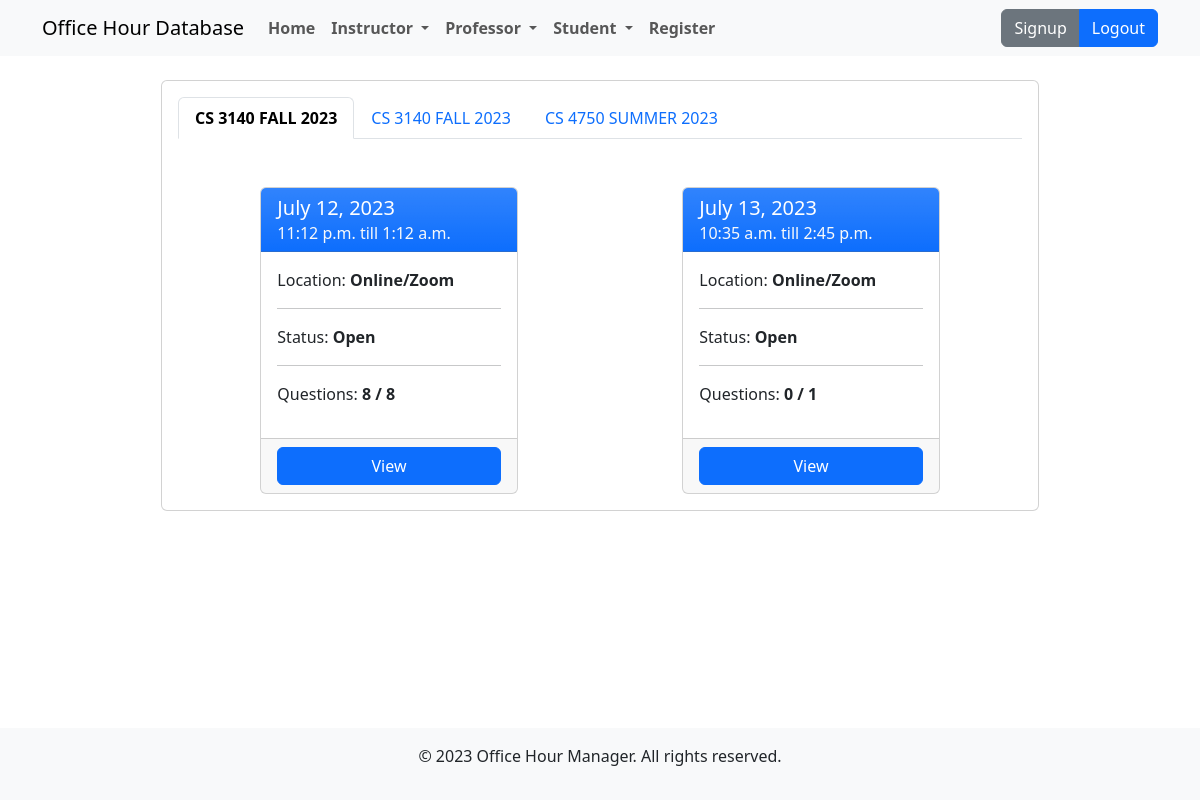
The page /instructor/office-hours/list/ (signed in) on the database its author committed.
### website/models/core_models.py (models this page shows, shortened)
class AutoValidateMixin:
    def save(self, **kwargs):
        def has_and_callable(obj, name):
            return hasattr(obj, name) and callable(getattr(obj, name))
        if has_and_callable(super(), 'full_clean') and has_and_callable(super(), 'save'):
            full_clean = getattr(super(), 'full_clean')
            save = getattr(super(), 'save')
            full_clean()
            save(**kwargs)
        else:
            raise AttributeError('Error! The object does not have a save() or full_clean() method'
                                 'Please ensure that the mixin is the first item in the inheritance hierarchy.')

class Class(AutoValidateMixin, models.Model):
    class_course = models.ForeignKey(Course, on_delete=models.CASCADE)
    class_semester = models.ForeignKey(Semester, on_delete=models.CASCADE)
    def __str__(self):
        return f'{self.class_course.course_subject} {self.class_course.course_catalog_number} {self.class_semester}'
    def get_ohs_from_user_or_none(self, user):
        instructor = Instructor.objects.filter(instructor_user=user).first()
        if instructor:
            return OfficeHourSession.objects.filter(ohs_class=self, ohs_instructor=instructor)
        else:
            return None

class Course(AutoValidateMixin, models.Model):
    course_subject = models.CharField(max_length=8)
    course_catalog_number = models.CharField(max_length=4)
    class Meta:
        constraints = [
            models.constraints.UniqueConstraint(
                fields=['course_subject', 'course_catalog_number'],
                name='unique_course'
            )
        ]

class Semester(AutoValidateMixin, models.Model):
    semester_name = models.CharField(max_length=8, choices=SemesterChoices.choices)
    semester_year = models.IntegerField()
    class Meta:
        constraints = [
            models.constraints.UniqueConstraint(
                fields=['semester_name', 'semester_year'],
                name='unique_semester'
            )
        ]
    def __str__(self):
        return f'{self.semester_name} {self.semester_year}'

class OfficeHourSession(AutoValidateMixin, models.Model):
    ohs_instructor = models.ForeignKey(Instructor, on_delete=models.CASCADE)
    ohs_start_time = models.DateTimeField()
    ohs_end_time = models.DateTimeField()
    ohs_status = models.CharField(choices=OHSStatus.choices, default=OHSStatus.OPEN, max_length=6)
    ohs_class = models.ForeignKey(Class, on_delete=models.CASCADE)
    ohs_location = models.ForeignKey(Location, on_delete=models.CASCADE)
    def __get_ohq_type__(self, *ohq_status):
        return OfficeHourQuestion.objects.filter(ohq_ohs=self, ohq_status__in=ohq_status)
    def get_closed_ohqs(self):
        return self.__get_ohq_type__(OHQStatus.ANSWERED, OHQStatus.UNANSWERED)

class Location(AutoValidateMixin, models.Model):
    location_name = models.CharField(max_length=32, unique=True)

class OfficeHourQuestion(AutoValidateMixin, models.Model):
    ohq_ohs = models.ForeignKey(OfficeHourSession, on_delete=models.CASCADE)
    ohq_assignment = models.ForeignKey(Assignment, on_delete=models.CASCADE, null=True, blank=True)
    ohq_student = models.ForeignKey(Student, on_delete=models.CASCADE)
    ohq_topics = models.ManyToManyField(CourseTopic)
    ohq_student_comment = models.CharField(max_length=256, blank=True)
    ohq_instructor_comment = models.CharField(max_length=256, blank=True)
    ohq_status = models.CharField(choices=OHQStatus.choices, max_length=16, default=OHQStatus.PENDING)
    ohq_opened_at = models.DateTimeField()  # When the question was submitted to be answered
    ohq_closed_at = models.DateTimeField(null=True,
                                         blank=True)  # When the question status was set to something other than Pending

### website/views/instructor/office_hour_views.py (the view)
# urls.py: path('instructor/office-hours/list/', website_views.ohs_list,
@instructor_or_superuser_required()
def ohs_list(request):
    classes = Registration.get_instructor_classes(request.user)
    office_hours = {class_obj: class_obj.get_ohs_from_user_or_none(request.user) for class_obj in classes}
    return render(
        request, 'website/instructor/office-hour/ohs-list.html',
        {
            'classes': classes,
            'class_office_hours_dict': office_hours,
        }
    )

### website/models/account_models.py (called while the page is built)
def _get_univ_mem_(user):
    if type(user) == Student:
        user = user.student_user
    elif type(user) == Instructor:
        user = user.instructor_user
    elif type(user) == Professor:
        user = user.prof_instructor.instructor_user
    elif type(user) == TeachingAssistant:
        user = user.ta_instructor.instructor_user
    else:
        user = user
    return user

### website/models/core_models.py (called while the page is built)
    @staticmethod
    def get_classes_where_enrolled_as(reg_user, reg_types: [RegistrationType]):
        registration = Registration.objects.filter(
            reg_user=_get_univ_mem_(reg_user),
            reg_type__in=reg_types
        )
        return [reg.reg_class for reg in registration]

    @staticmethod
    def get_instructor_classes(reg_user):
        return Registration.get_classes_where_enrolled_as(
            reg_user=reg_user,
            reg_types=[RegistrationType.TEACHING_ASSISTANT, RegistrationType.PROFESSOR]
        )

### website/templatetags/utility_tags.py (called while the page is built)
@register.filter
def get(obj, key):
    return obj.__getitem__(key) if obj.__contains__(key) else ''

### templates/website/instructor/office-hour/ohs-list.html (shortened to what this page needs)
{% extends 'website/component/base.html' %}
{% load utility_tags %}
{% block content %}
    <section x-cloak class="card m-4" x-data="{selectedCourse: {{ classes.0.id }}}">
        <div class="card-body">
            <ul class="nav nav-tabs" id="tab-bar" role="tablist">
                {% for class in classes %}
                    <li class="nav-item" role="presentation">
                        <button class="nav-link {% if forloop.first %}active{% endif %}"
                                id="class{{ class.id }}-tab"
                                data-bs-toggle="tab" data-bs-target="#class{{ class.id }}"
                                type="button" role="tab"
                                @click="selectedCourse = {{ class.id }}"
                                :class="{'fw-bold': selectedCourse == {{ class.id }}}"
                                aria-controls="class{{ class.id }}" aria-selected="{{ forloop.first }}">
                            {{ class }}
                        </button>
                    </li>
                {% endfor %}
            </ul>
            <div class="tab-content" id="tab-bar-content">
                {% for class in classes %}
                    <div class="tab-pane fade {% if forloop.first %}show active{% endif %}"
                         id="class{{ class.id }}" role="tabpanel"
                         aria-labelledby="class{{ class.id }}-tab">
                        <div class="container">
                            <div class="row">
                                {% with class_office_hours_dict|get:class as office_hours %}
                                    {% if office_hours %}
                                        {% for ohs in office_hours %}
                                            <section class="container mt-5 col-md-4">
                                                <div class="card">
                                                    <div class="card-header bg-primary bg-gradient text-white">
                                                        <h5 class="card-title">{{ ohs.ohs_start_time.date }}</h5>
                                                        <h6 class="card-subtitle text-light">{{ ohs.ohs_start_time.time }} till {{ ohs.ohs_end_time.time }}</h6>
                                                    </div>
                                                    <div class="card-body">
                                                        <div class="mb-3">
                                                            <p>Location: <b>{{ ohs.ohs_location.location_name }}</b></p>
                                                        </div>
                                                        <hr>
                                                        <div class="mb-3">
                                                            <p>Status: <b>{{ ohs.ohs_status|lower|capfirst }}</b></p>
                                                        </div>
                                                        <hr>
                                                        <div class="mb-3">
                                                            <p>Questions: <b>{{ ohs.get_closed_ohqs|length }} / {{ ohs.officehourquestion_set.all|length }}</b></p>
                                                        </div>
                                                    </div>
                                                    <div class="card-footer d-flex justify-content-center">
                                                        <a href="{% url 'website:instructor-ohs-detail' ohs.id %}" class="btn btn-primary flex-grow-1">View</a>
                                                    </div>
                                                </div>
                                            </section>
                                        {% endfor %}
                                    {% endif %}
                                {% endwith %}
                            </div>
                        </div>
                    </div>
                {% endfor %}
            </div>
        </div>
    </section>
{% endblock content %}

### templates/website/component/base.html (shortened to what this page needs)
{% load bootstrap5 %}
{% load static %}
{% bootstrap_css %}
<!DOCTYPE html>
<html lang="en">
  <head>
    <link href="{% static 'website/css/base.css' %}" rel="stylesheet">
    <link href="https://cdn.jsdelivr.net/npm/bootstrap-icons@1.7.2/font/bootstrap-icons.css" rel="stylesheet">
  </head>
  <body>
    <header>
      {% include 'website/component/navbar.html' %}
    </header>
    <main>
      {% block main %}
      <div class="container">
        <div class="row">
          <div class="col"></div>
          <div class="col-10">
            {% block content %}{% endblock content %}
          </div>
          <div class="col"></div>
        </div>
      </div>
      {% endblock main %}
    </main>
    {% block footer %}
      {% include 'website/component/footer.html' %}
    {% endblock footer %}
  </body>
</html>

### templates/website/component/navbar.html (shortened to what this page needs)
{% with user=request.user %}
<nav class="navbar navbar-expand-lg navbar-light bg-light">
  <div class="container">
    <a class="navbar-brand" href="#">
      Office Hour Database
    </a>
    <div class="collapse navbar-collapse d-flex justify-content-between" id="navbar">
      <ul class="navbar-nav">
        <li class="nav-item">
          <a class="nav-link" href="{% url 'website:home' %}">Home</a>
        </li>
        {% if user.is_instructor or user.is_superuser %}
          <li class="nav-item dropdown">
            <a class="nav-link dropdown-toggle" href="#" id="instructorDropdown" role="button" data-bs-toggle="dropdown" aria-expanded="false">
              Instructor
            </a>
          </li>
        {% endif %}
        {% if user.user_instructor.instructor_type == 'PROF' or user.is_superuser %}
          <li class="nav-item dropdown">
            <a class="nav-link dropdown-toggle" href="#" id="instructorDropdown" role="button" data-bs-toggle="dropdown" aria-expanded="false">
              Professor
            </a>
          </li>
        {% endif %}
        {% if user.is_student or user.is_superuser %}
          <li class="nav-item dropdown">
            <a class="nav-link dropdown-toggle" href="#" id="instructorDropdown" role="button" data-bs-toggle="dropdown" aria-expanded="false">
              Student
            </a>
          </li>
        {% endif %}
        {% if user.is_authenticated and user.is_superuser %}
          <li class="nav-item">
            <a class="nav-link" href="{% url 'website:register' %}">Register</a>
          </li>
        {% endif %}
      </ul>
      <div class="btn-group" role="group" aria-label="First group">
        <a class="btn btn-secondary" href="{% url 'website:signup' %}">Signup</a>
        {% if request.user.is_authenticated %}
          <a class="btn btn-primary" href="{% url 'website:logout' %}">Logout</a>
        {% else %}
          <a class="btn btn-primary" href="{% url 'website:login' %}">Login</a>
        {% endif %}
      </div>
    </div>
  </div>
</nav>
{% endwith %}

### templates/website/component/footer.html
<footer class="bg-light mt-auto">
  <div class="container py-3">
    <div class="row">
      <div class="col"></div>
      <div class="col-10 text-center">
        <p>&copy; 2023 Office Hour Manager. All rights reserved.</p>
      </div>
      <div class="col"></div>
    </div>
  </div>
</footer>

### static/website/css/base.css (style rules this page uses)
body { min-height: 100vh; display: flex; flex-direction: column; }
main { flex: 1; }
.navbar .nav-link { font-weight: bold; }

### rows shown on the page
Class: class_course+class_semester "CS 3140 FALL 2023"
Class: class_course+class_semester "CS 3140 FALL 2023"
Class: class_course+class_semester "CS 4750 SUMMER 2023"
OfficeHourSession: ohs_start_time "July 12, 2023", ohs_start_time.time "11:12 p.m.", ohs_end_time.time "1:12 a.m.", ohs_location.location_name "Online/Zoom", ohs_status "Open", get_closed_ohqs|length "8", officehourquestion_set.all|length "8"
OfficeHourSession: ohs_start_time "July 13, 2023", ohs_start_time.time "10:35 a.m.", ohs_end_time.time "2:45 p.m.", ohs_location.location_name "Online/Zoom", ohs_status "Open", get_closed_ohqs|length "0", officehourquestion_set.all|length "1"
